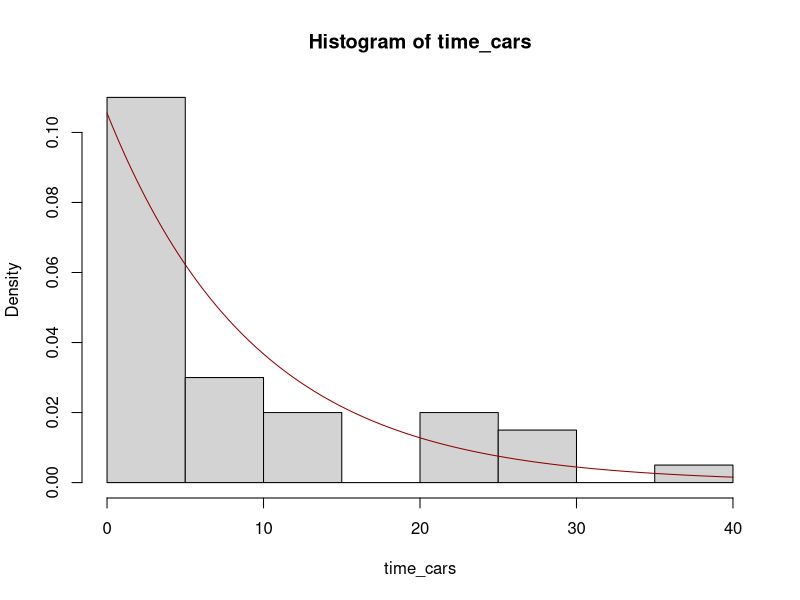
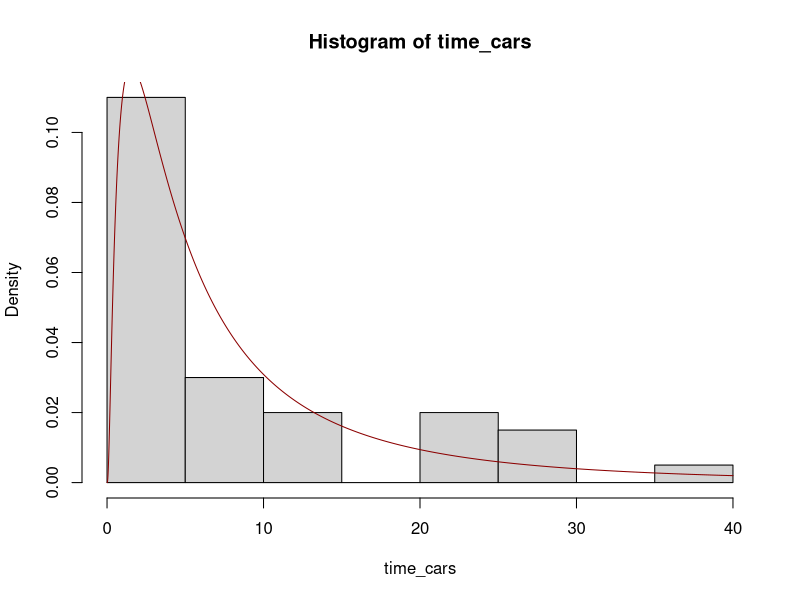
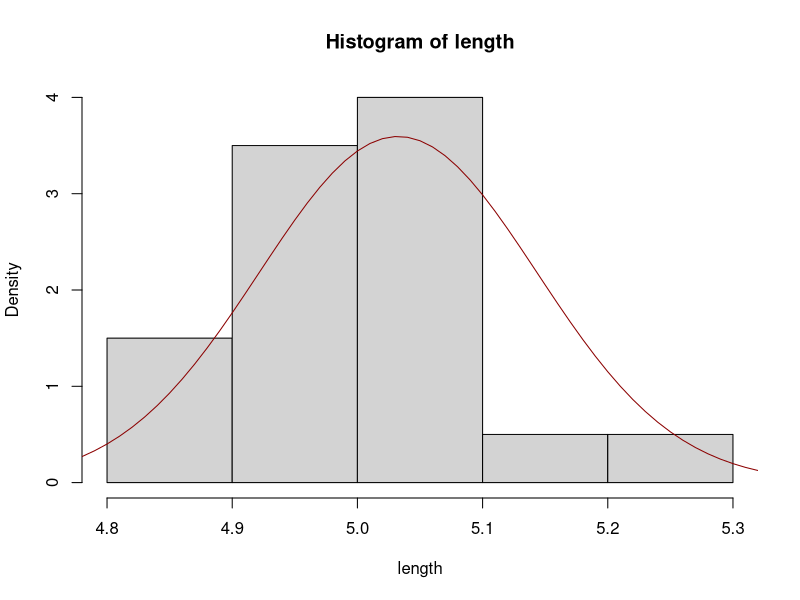
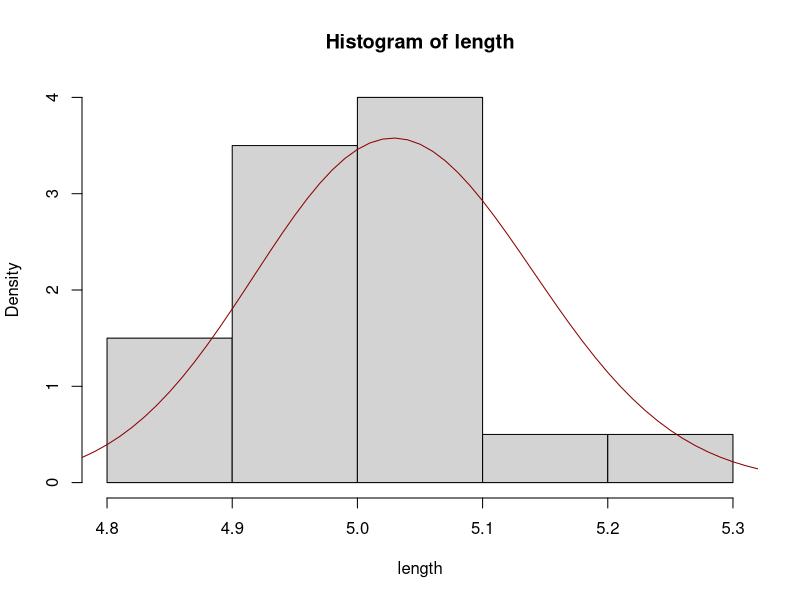

These figures' R source, in order:
## ---- chunk 1
library(readxl)
library(MASS)
library(ggplot2)
## ---- chunk 2
ex_obs_all <- read_excel("data/ex_obs_all.xlsx", 
                         sheet = "data")
# View(ex_obs_all)

num_cars <- ex_obs_all$num_cars[1:5]
time_cars <- ex_obs_all$time_cars[1:40]
length <- ex_obs_all$length[1:20]
## ---- chunk 3
fit1 <- fitdistr(num_cars, densfun = "Poisson")
fit1
fit1$loglik # higher loglik, better model
## ---- chunk 4
fit2 <- fitdistr(num_cars, densfun = "negative binomial")
fit2
fit2$loglik
## ---- chunk 5
fit3 <- fitdistr(time_cars, densfun = "exponential")
fit3
fit3$loglik
## ---- chunk 6
hist(time_cars, probability = T)

xx = seq(0, 40, by = 0.01)
yy = dexp(xx, fit3$estimate)
lines(xx, yy, col = "darkred")
## ---- chunk 7
fit4 <- fitdistr(time_cars, densfun = "log-normal")
fit4
fit4$loglik
## ---- chunk 8
hist(time_cars, probability = T)

xx = seq(0, 40, by = 0.01)
yy = dlnorm(xx, fit4$estimate[1], fit4$estimate[2])
lines(xx, yy, col = "darkred")
## ---- chunk 9
fit5 <- fitdistr(length, densfun = "normal")
fit5
fit5$loglik
## ---- chunk 10
hist(length, probability = T)

xx = seq(4.5, 5.5, by = 0.01)
yy = dnorm(xx, fit5$estimate[1], fit5$estimate[2])
lines(xx, yy, col = "darkred")
## ---- chunk 11
fit6 <- fitdistr(length, densfun = "log-normal")
fit6
fit6$loglik
## ---- chunk 12
hist(length, probability = T)

xx = seq(4.5, 5.5, by = 0.01)
yy = dlnorm(xx, fit6$estimate[1], fit6$estimate[2])
lines(xx, yy, col = "darkred")
